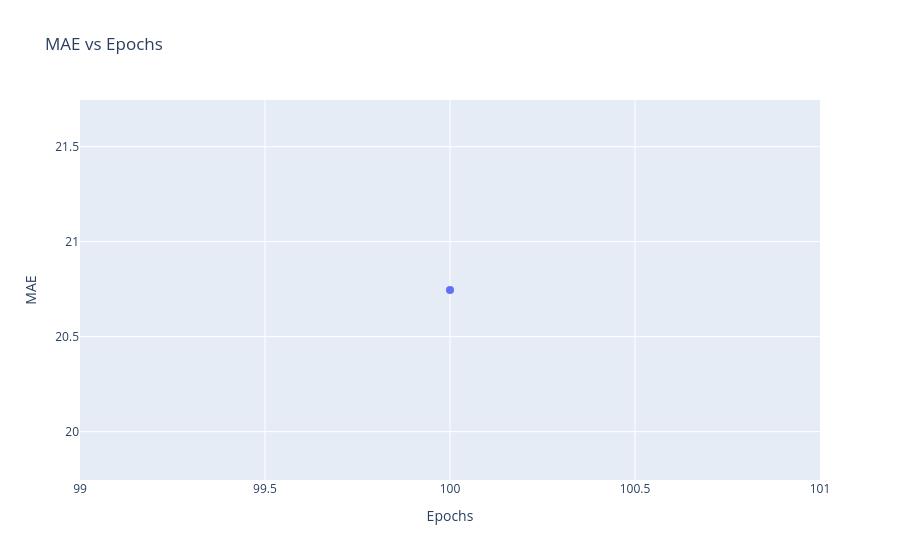
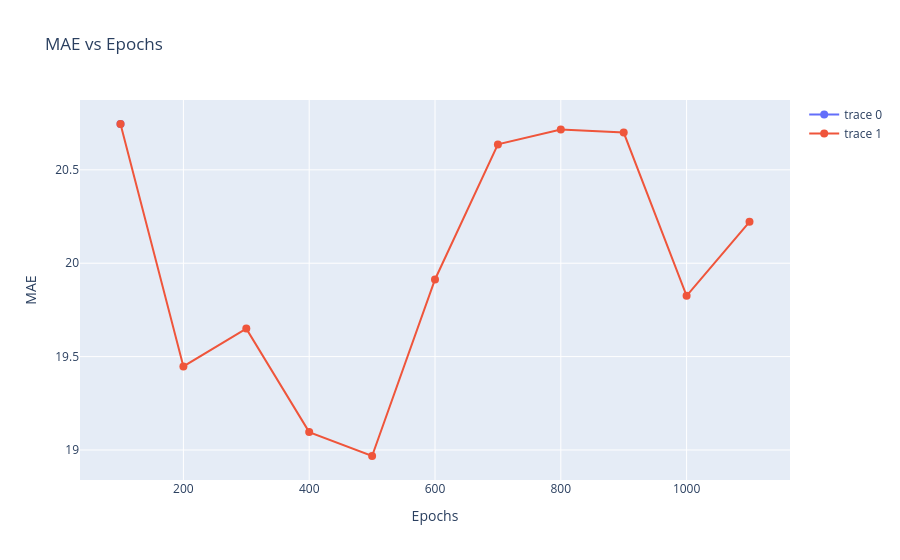

Here is the notebook cell these charts were saved with, in order:
### Markdown cell above
#### Nova Gried para epochs

### Code cell
resultados_v2 = []


#Dividir os dados em treino e validação
num_amostras = X_measured_train.shape[0]
num_amostras_treino = int(0.8 * num_amostras)

X_train = X_measured_train[:num_amostras_treino]
y_train = y_measured_train[:num_amostras_treino]

X_val = X_measured_train[num_amostras_treino:]
y_val = y_measured_train[num_amostras_treino:]

# Definição do modelo
def model_fn_v2():
    return MLP(input_dim=1, hidden_layers=[72]*6, 
                activation='relu', dropout=0.0003)

# Configuração
config = TrainerConfig(epochs=100, lr=10e-2)

modelo_v2 = UQModel(model_fn_v2,
                config,
                n_models=200,
                mcs_samples=10,
                input_std=erro_aleatorio_x,
                u_M=erro_aleatorio_y,
                k=2,
                verbose=True)

fig = go.Figure()
for epochs in range(200):
    ep = (epochs+1)*100
    print(f'Testando epochs={ep}...')

    modelo_v2.fit(X_train.reshape((-1, 1)).numpy(), y_train.numpy())
    val, um = modelo_v2.predict(X_val.reshape((-1, 1)).numpy())
    mae = mean_absolute_error(y_val, val)

    resultados_v2.append({'epochs': ep,'mae': mae})
    print(f'  MAE = {mae:.4f}')
    
    if epochs % 10 == 0:
        fig.add_trace(go.Scatter(
            x=[item["epochs"] for item in resultados_v2],
            y=[item["mae"] for item in resultados_v2],
            mode='lines+markers',
            marker=dict(size=8)
        ))
        fig.update_layout(
            title=f'MAE vs Epochs',
            xaxis_title='Epochs',
            yaxis_title='MAE'
        )
        fig.show()

### Figure 1 — Plotly figure (JSON) as saved in the notebook; plotly's stock layout.template omitted (floating-point values rounded to 4 significant figures)
{"data": [{"marker": {"size": 8}, "mode": "lines+markers", "type": "scatter", "x": [100], "y": [20.75]}], "layout": {"title": {"text": "MAE vs Epochs"}, "xaxis": {"title": {"text": "Epochs"}}, "yaxis": {"title": {"text": "MAE"}}}}

### Figure 2 — Plotly figure (JSON) as saved in the notebook; plotly's stock layout.template omitted (floating-point values rounded to 4 significant figures)
{"data": [{"marker": {"size": 8}, "mode": "lines+markers", "type": "scatter", "x": [100], "y": [20.75]}, {"marker": {"size": 8}, "mode": "lines+markers", "type": "scatter", "x": [100, 200, 300, 400, 500, 600, 700, 800, 900, 1000, 1100], "y": [20.75, 19.45, 19.65, 19.1, 18.97, 19.91, 20.64, 20.72, 20.7, 19.83, 20.22]}], "layout": {"title": {"text": "MAE vs Epochs"}, "xaxis": {"title": {"text": "Epochs"}}, "yaxis": {"title": {"text": "MAE"}}}}
